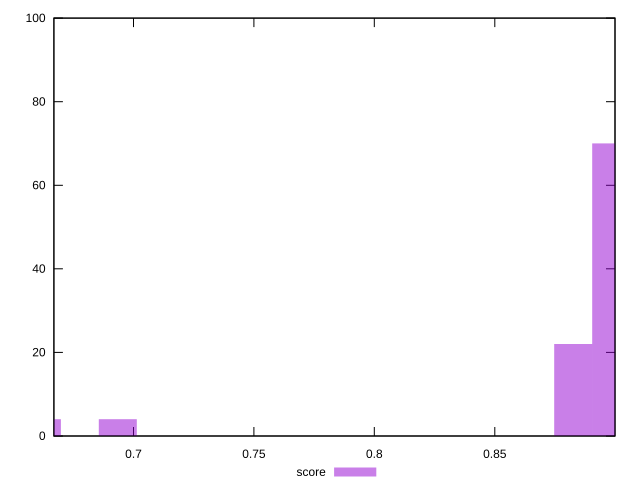

Write the gnuplot code that produced this figure.
reset
set terminal svg size 640, 490 enhanced background rgb 'white'
set output "report_00007_2020-12-11T15:55:29.892Z/largest-contentful-paint/samples/pages+cached+noexternal+nocss/score/histogram.svg"

$score <<EOF
0.8983329244036871 70
0.8825726976597628 22
0.661929523244822 4
0.6934499767326707 4
EOF

set key outside below
set boxwidth 0.015760226743924334
set yrange [0:100]
set style fill transparent solid 0.5 noborder

plot \
  $score title "score" with boxes, \


reset
